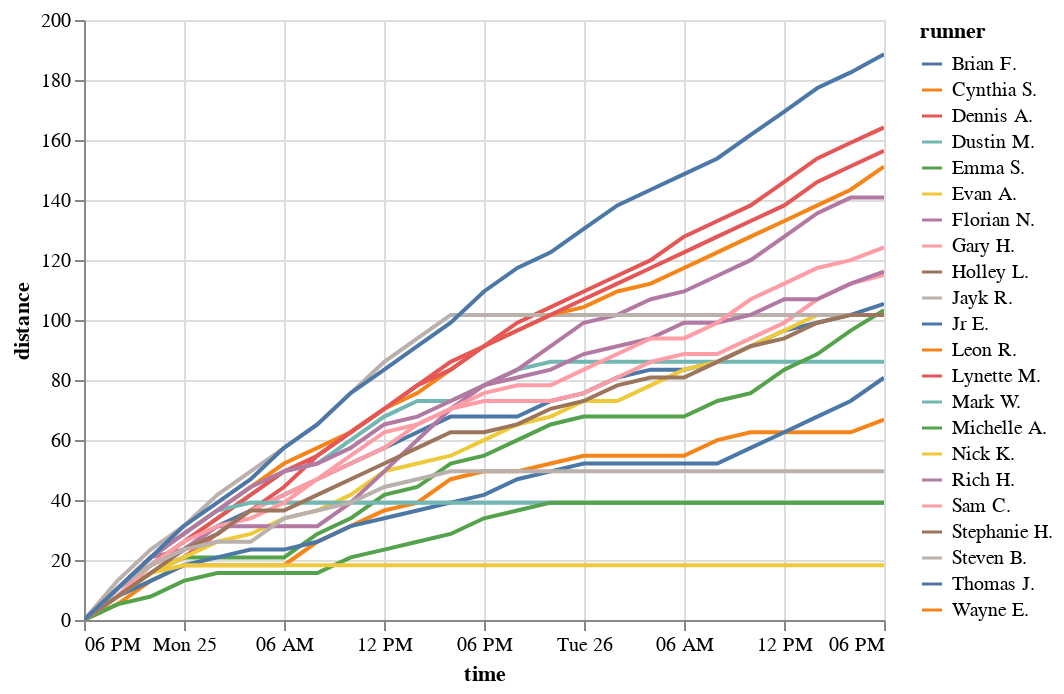

Write notebook code for a chart like this one.
### Code cell
alt.Chart(marathon).mark_line().encode(
    x='time',
    y='distance',
    color='runner'
).interactive()

### Figure 1 — Vega-Lite specification as saved in the notebook (floating-point values rounded to 4 significant figures; data arrays with more than 128 entries replaced by an {"elided": "..."} marker saying what was removed)
{"config": {"view": {"continuousWidth": 400, "continuousHeight": 300}}, "data": {"name": "data-75c251e5c23dea0d4c69e26b0c5db612"}, "mark": "line", "encoding": {"color": {"type": "nominal", "field": "runner"}, "x": {"type": "temporal", "field": "time"}, "y": {"type": "quantitative", "field": "distance"}}, "selection": {"selector002": {"type": "interval", "bind": "scales", "encodings": ["x", "y"]}}, "$schema": "https://vega.github.io/schema/vega-lite/v4.0.2.json", "datasets": {"data-75c251e5c23dea0d4c69e26b0c5db612": {"elided": "502 records"}}}
